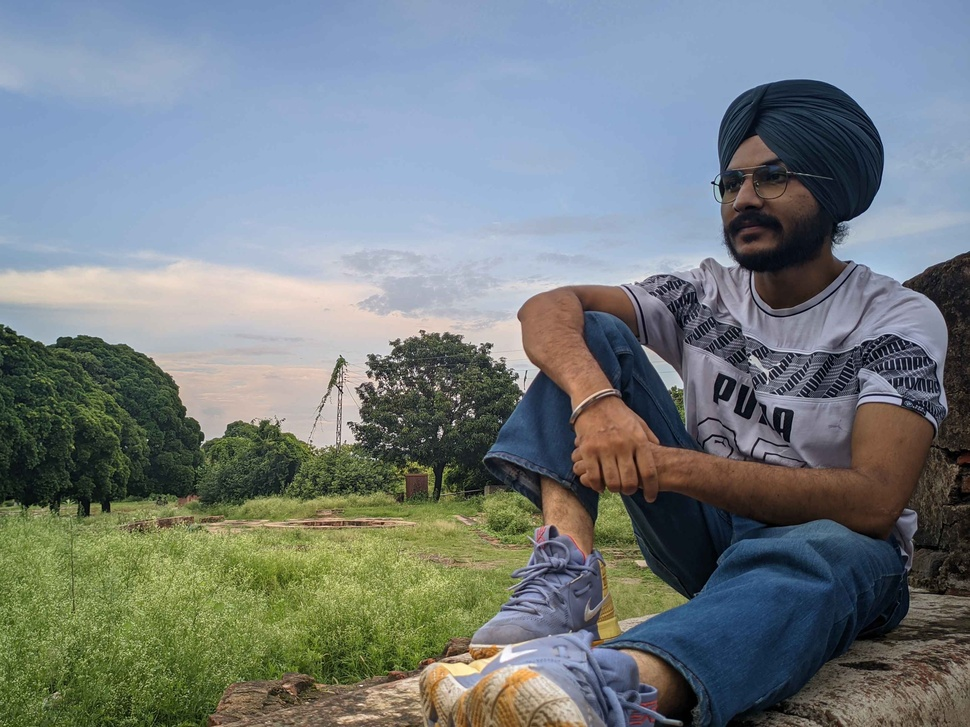
#> input picture backend/ImageProcessing/Inputs/By6E1wp7R0blhiW6xI5iKstUtL12_1659728190141.jpg, 970 x 727 px, shrunk from 3200 x 2400 before the run, found by its file name; its folder holds only this picture in this run
$ python GrayScaled.py
#> lines starting #> are read from the running program, lines starting #| are printed output that depends on the picture; after the words box and inside, x2 and y2 are one past the last pixel; in counts of white or black regions, pixels touching at a corner belong together
import cv2
import os;
import numpy as np
from matplotlib import pyplot as plt

OriginalFileName =  os.listdir('../Inputs/')[0].split('.')[0];
OriginalFileNameExtension = os.listdir('../Inputs/')[0].split('.')[1];


ImageImportPath = './ImageProcessing/Inputs/{}.{}'.format(OriginalFileName,OriginalFileNameExtension);
img = cv2.imread(ImageImportPath,0)
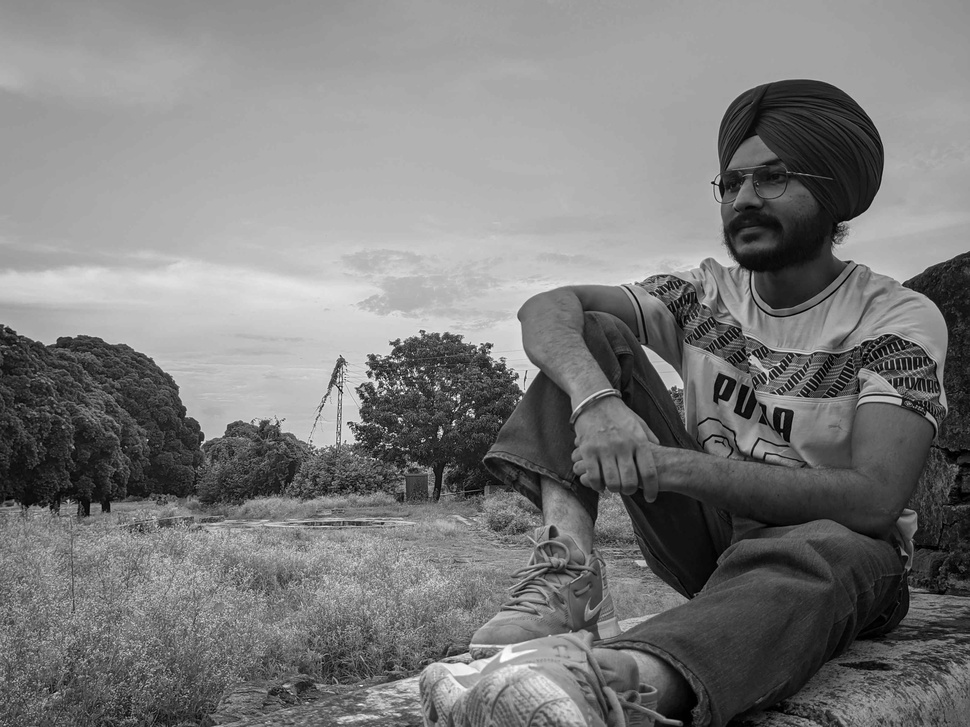
#> img: shape (727, 970); min 0, max 255, mean 123.1
edges = cv2.Canny(img,100,200)
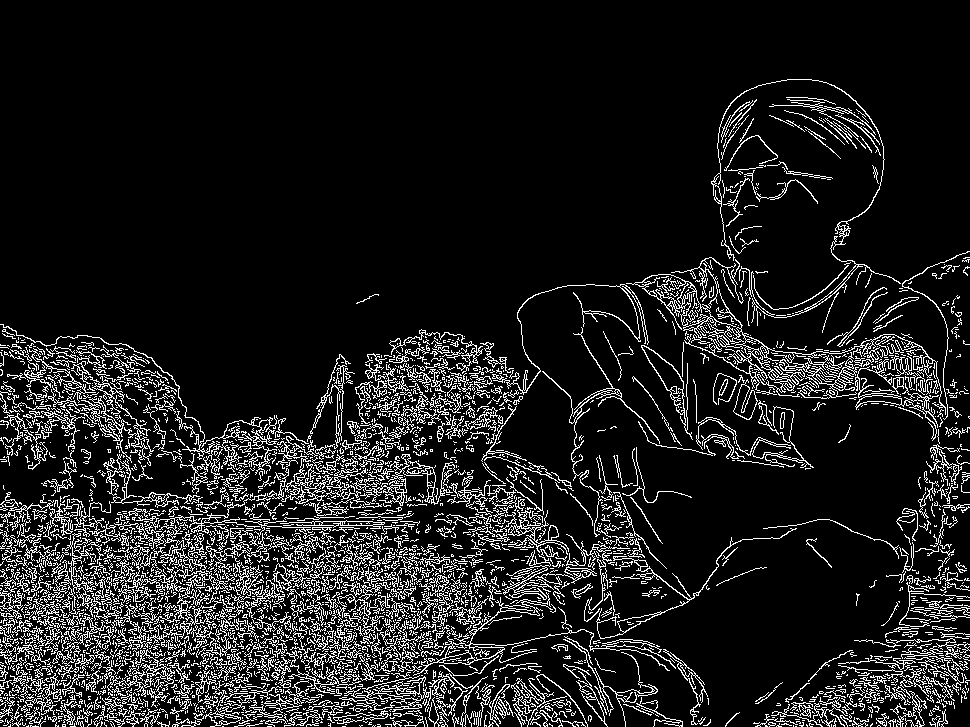
#> edges: shape (727, 970); 11.6% white in thin lines or dots, all inside (x1, y1, x2, y2) = (0, 79, 970, 727)


# [5 lines of commented-out code are left out]


GreyScaledFilename = './ImageProcessing/Outputs/GreyScaled_{}.{}'.format(OriginalFileName,OriginalFileNameExtension)


cv2.imwrite(GreyScaledFilename, img);
print('GrayScale Converted')


# plt.show()

$ run again, on backend/ImageProcessing/Inputs/By6E1wp7R0blhiW6xI5iKstUtL12_1659733494035.jpg
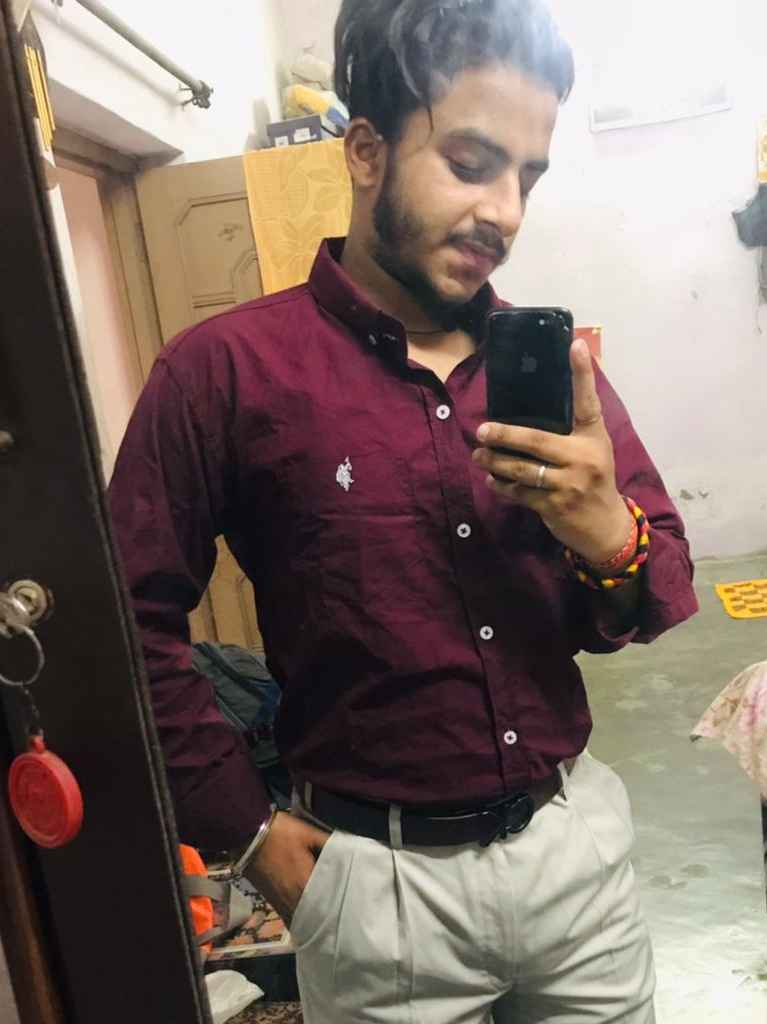
#> input picture backend/ImageProcessing/Inputs/By6E1wp7R0blhiW6xI5iKstUtL12_1659733494035.jpg, 767 x 1024 px, found by its file name
#> `img = cv2.imread(ImageImportPath,0)`:
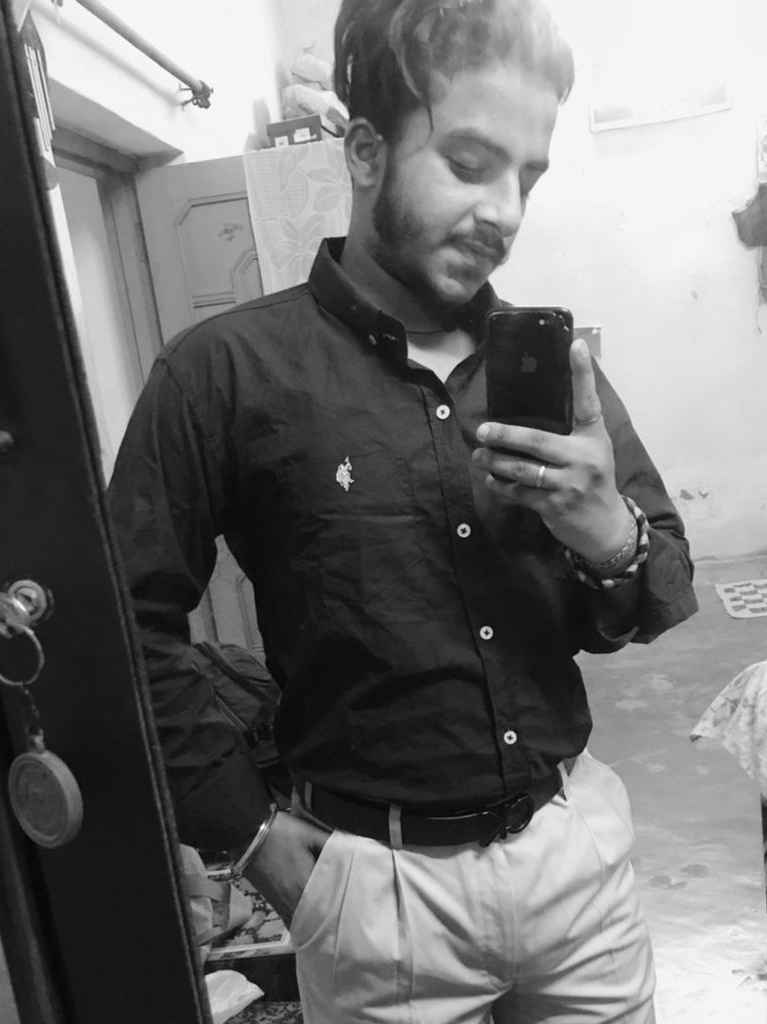
#> img: shape (1024, 767); min 0, max 255, mean 114.9
#> `edges = cv2.Canny(img,100,200)`:
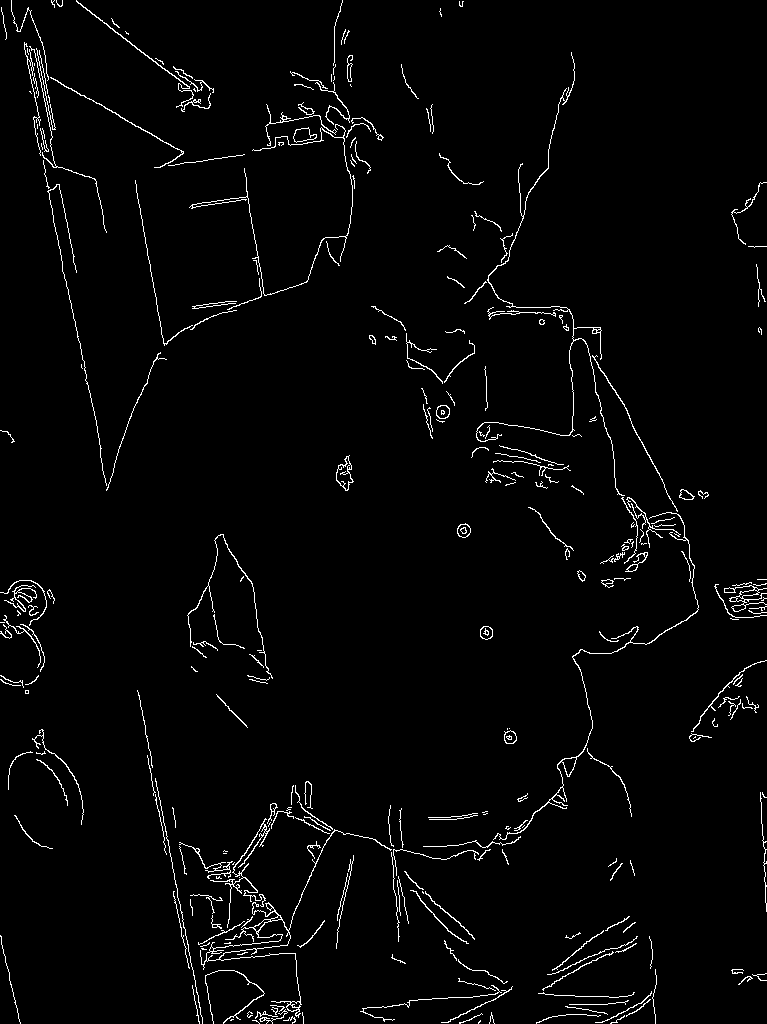
#> edges: shape (1024, 767); 2.4% white in thin lines or dots

$ run again, on backend/ImageProcessing/Inputs/FGzQ35BUaLh5elfSB9uvSvb5MEf2_1659641894915.jpg
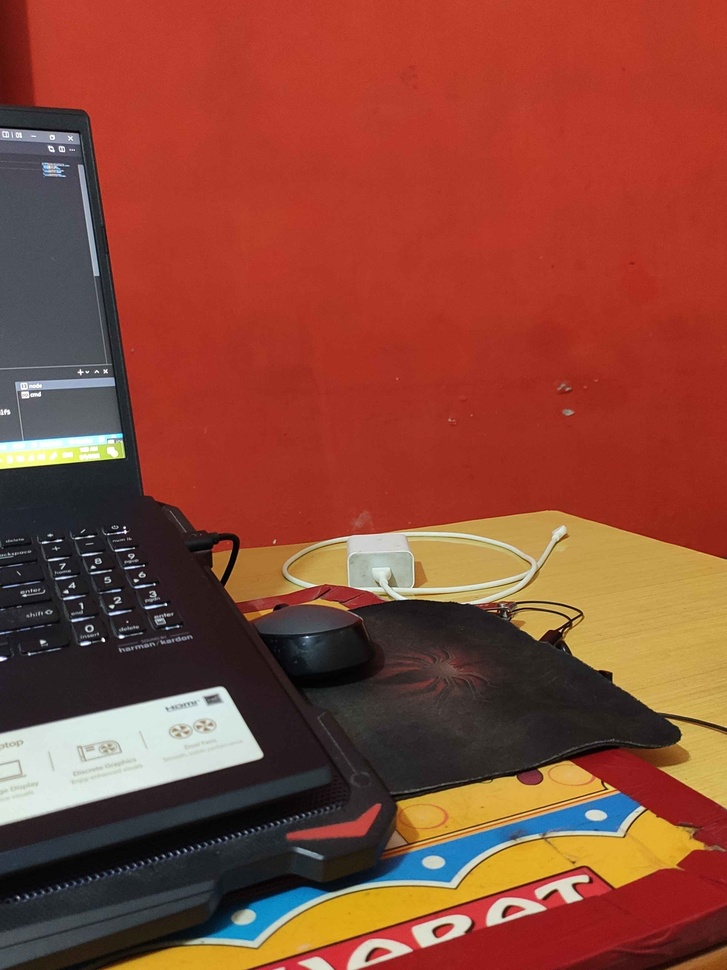
#> input picture backend/ImageProcessing/Inputs/FGzQ35BUaLh5elfSB9uvSvb5MEf2_1659641894915.jpg, 727 x 970 px, shrunk from 2400 x 3200 before the run, found by its file name
#> `img = cv2.imread(ImageImportPath,0)`:
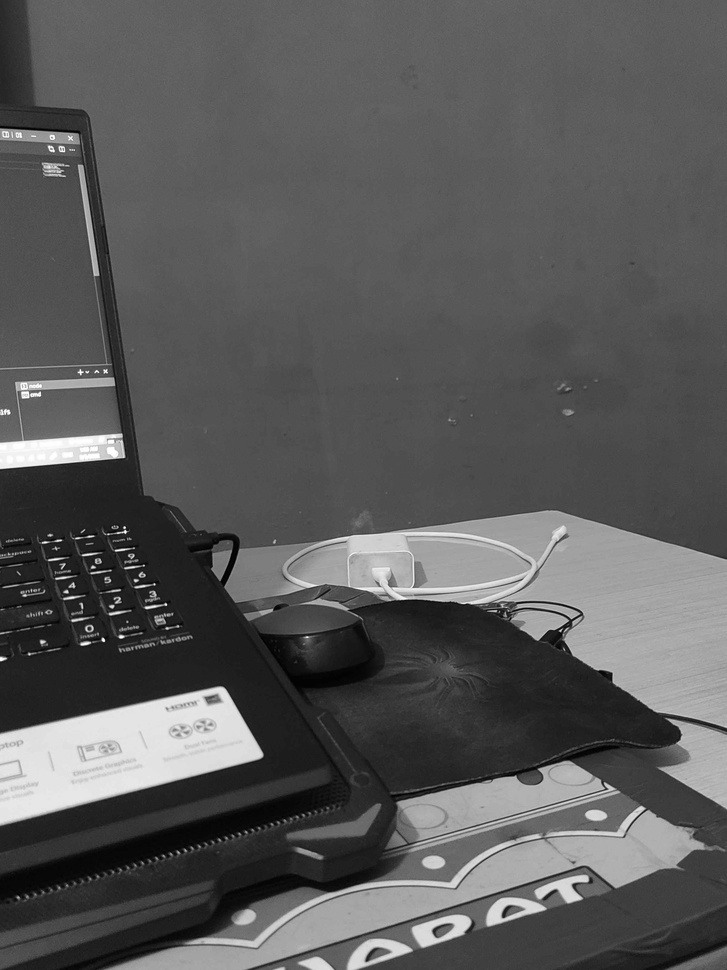
#> img: shape (970, 727); min 0, max 255, mean 89.2
#> `edges = cv2.Canny(img,100,200)`:
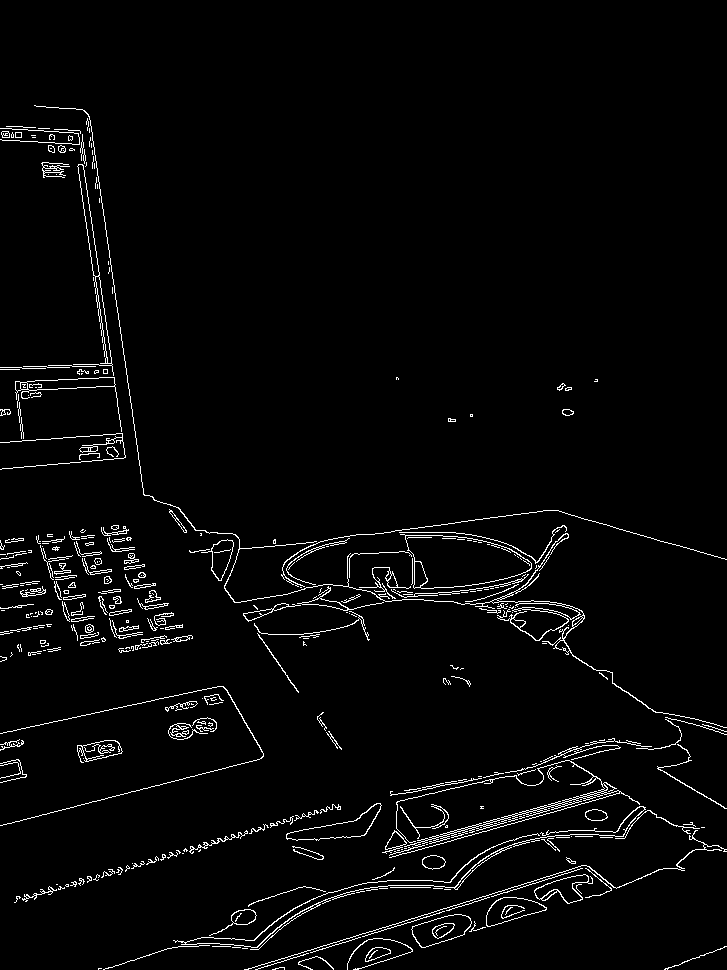
#> edges: shape (970, 727); 2.9% white in thin lines or dots, all inside (x1, y1, x2, y2) = (0, 105, 727, 970)
